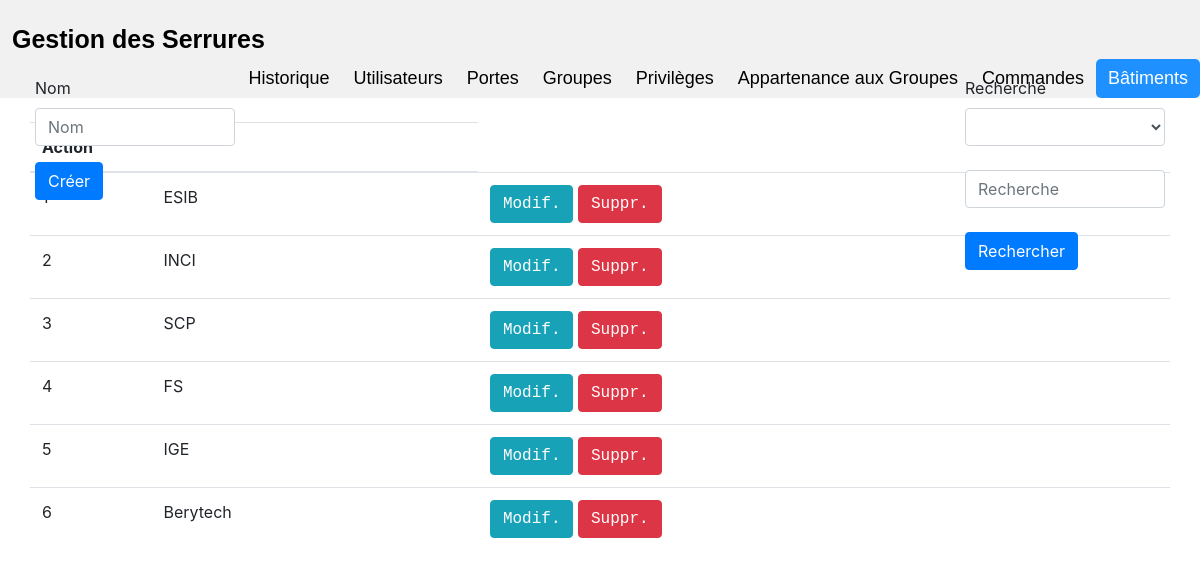
The app's page /Application/batiments.php with its own data.
### tables this page shows
CREATE TABLE IF NOT EXISTS `batiments` (
  `NumBat` int(4) NOT NULL AUTO_INCREMENT,
  `NomBat` varchar(128) DEFAULT NULL,
  PRIMARY KEY (`NumBat`)
);

### Application/assets/php/helper.php (called while the page is built, shortened)
<?php
$NomBat       = "";
$RechercheVal = "";
function sql2title($table) {;
	$tables = [
		"appartenancegrp" => "Appartenance aux Groupes",
		"batiments"       => "Bâtiments",
		"commandes"		  => "Commandes",
		"groupes"		  => "Groupes",
		"historique"  	  => "Historique",
		"ouverture"   	  => "Historique",
		"portes"    	  => "Portes",
		"permissions"     => "Privilèges",
		"privileges"	  => "Privilèges",
		"utilisateurs"    => "Utilisateurs",
	];
	if ($tables[$table]) return $tables[$table];
	return $table;
}
?>

### Application/assets/php/connect.php (the view, shortened to what this page needs)
<?php
$servername = "localhost";
$username   = "root";
$password   = "";
$dbname     = "wifi_locks";
$update = false;
$database = new mysqli($servername, $username, $password, $dbname) or die("Connection échouée:\n". $database->connect_error);
function maketable($table, $filename) {
	global $database;
	$sql = "SELECT * FROM $table";
	$rows = $database->query($sql);
	echo "
	<table class='table'>";
		echo "
		<thead>
			<tr>";
			if ($table != "historique" && $table != "manipulation") {
				echo "
				<th colspan='2'>Action</th>";
			}
			echo "
			</tr>
		</thead>";
		while ($row = $rows->fetch_assoc()) {
			echo "<tr>";
			$rowCount = 0;
			$rowKey0 = "";
			$rowKey1 = "";
			$rowKey2 = "";
			foreach ($row as $val) {
				if ($rowCount == 0) $rowKey0 = $val;
				if ($rowCount == 1) $rowKey1 = $val;
				echo "<td>".$val."</td>";
				$rowCount++;
			}
			if ($table != "historique" && $table != "manipulation") {
				$style = "'font-family: Courier; color: #FFF'";
				$btninfo = "'btn btn-info'";
				$btndngr = "'btn btn-danger'";
				$btnsucc = "'btn btn-success'";
				$btnwarn = "'btn btn-warning'";
				if ($table == "portes") {
					$etat     = getEtatSerrure($rowKey0);
					$action   = ($etat == 0 ? "Ouvrir" : "Fermer");
					$btnmanip = ($etat == 0 ? $btnsucc : $btnwarn);
					echo "<td>
						<a href='assets/php/locks.php?manip=$rowKey0 $etat'      class=$btnmanip  style=$style>$action</a>
						<a href='$filename?edit_$table=$rowKey0'                 class=$btninfo   style=$style>Modif.</a>
						<a href='assets/php/connect.php?delete_$table=$rowKey0'  class=$btndngr   style=$style>Suppr.</a>
					</td>";
				} else if ($table == "privileges") {
					echo "<td>
						<a href='assets/php/connect.php?delete_$table=$rowKey0-$rowKey2'  class=$btndngr  style=$style>Supprimer</a>
					</td>";
				} else if ($table == "appartenancegrp") {
					echo "<td>
						<a href='assets/php/connect.php?delete_$table=$rowKey0-$rowKey1'  class=$btndngr  style=$style>Supprimer</a>
					</td>";
				} else {
					echo "<td>
						<a href='$filename?edit_$table=$rowKey0'                 class=$btninfo   style=$style>Modif.</a>
						<a href='assets/php/connect.php?delete_$table=$rowKey0'  class=$btndngr   style=$style>Suppr.</a>
					</td>";
				}
			}
			echo "</tr>";
		}
	echo "
	</table>";
}
?>

### Application/batiments.php (shortened to what this page needs)
<!doctype html>
<html lang='en'>
<?php
	include "assets/php/base.php";
	makehead();
?>
<body>
	<?php
		makeheader("batiments");
	?>
	<div class="container" style="margin-top: 3vh">
		<div class="row justify-content-center">
			<?php maketable("batiments", "batiments.php"); ?>
		</div>
		<div class="row justify-content-center" style="position: fixed; top: 9.5vh; left: 50px; width: 200px">
			<form action="" method="POST">
				<div class="form-group">
					<label>Nom</label>
					<input type="text"  name="NomBat"  class="form-control"  placeholder="Nom"  value="<?php echo $NomBat ?>">
				</div>
				<div class="form-group">
					<?php
					if ($update) { echo "<button type='submit'  name='ModifBatiment'  class='btn btn-info'>Modifier</button>"; }
					else         { echo "<button type='submit'  name='CreerBatiment'  class='btn btn-primary'>Créer</button>"; }
					?>
				</div>
			</form>
		</div>
		<div class="row justify-content-center" style="position: fixed; top: 9.5vh; right: 50px; width: 200px">
			<form action="" method="POST" class="form-group">
				<label>Recherche</label>
				<select name="RechercheCol"  class="form-control">
				</select>
				<br>
				<input type="text"  name="RechercheVal"  class="form-control"  placeholder="Recherche"  value="<?php echo $RechercheVal ?>">
				<br>
				<button type='submit'  name='Rechercher'  class='btn btn-primary'>Rechercher</button>
			</form>
		</div>
	</div>
</body>
</html>

### Application/assets/php/base.php (shortened to what this page needs)
<?php
include "helper.php";
require_once "connect.php";
function makehead() {
	echo "
		<head>
			<meta charset='utf-8'>
			<meta name='author' content='MDP18'>
			<title>Gestion des Serrures</title>
			<link rel='icon' type='image/png' sizes='32x32' href='assets/img/favicon-96x96.png'>
			<link rel='stylesheet' href='assets/css/bootstrap.css'>
			<link rel='stylesheet' href='assets/css/header.css'>
			<link rel='stylesheet' href='assets/css/index.css'>
			<link rel='stylesheet' href='assets/css/table.css'>
			<link rel='stylesheet' href='assets/css/modal.css'>
			<script type='text/javascript' src='assets/js/jquery-3.4.1.js'></script>
			<script type='text/javascript' src='assets/js/bootstrap.js'></script>
		</head>
	";
}
function makeheader($pagename) {
	echo "
		<div class='header'>
			<a href='index.php' class='logo'>Gestion des Serrures</a>
			<div class='header-right'>";
				$hist = "historique";
				$tables = array($hist, "utilisateurs", "portes", "groupes", "permissions", "appartenancegrp", "commandes", "batiments");
				foreach($tables as $table) {
					$elem = "<a href='$table.php'";
					if ($table == $pagename) {
						$elem .= " class='active'";
					}
					$elem = $elem.">".sql2title($table)."</a>";
					echo $elem;
				}
			echo "
			</div>
			<br><br>
		</div>
	";
}
?>

### Application/assets/css/header.css (style rules this page uses)
.header { font-family: "Trebuchet MS", Arial, Helvetica, sans-serif; overflow: hidden; background-color: #f1f1f1; padding-top: 20px; margin-bottom: 0px; }
.header a { float: left; color: black; text-align: center; padding: 12px; text-decoration: none; font-size: 18px; line-height: 15px; border-radius: 5px; }
.header a.logo { font-size: 25px; font-weight: bold; }
.header a.active { background-color: dodgerblue; color: white; }
.header-right { float: right; }

### records on screen
batiments: NomBat "ESIB"
batiments: NumBat "2", NomBat "INCI"
batiments: NumBat "3", NomBat "SCP"
batiments: NumBat "4", NomBat "FS"
batiments: NumBat "5", NomBat "IGE"
batiments: NumBat "6", NomBat "Berytech"

### other values on screen
sql2title($table) "Historique"
sql2title($table) "Utilisateurs"
sql2title($table) "Portes"
sql2title($table) "Groupes"
sql2title($table) "Privilèges"
sql2title($table) "Appartenance aux Groupes"
sql2title($table) "Commandes"
sql2title($table) "Bâtiments"
